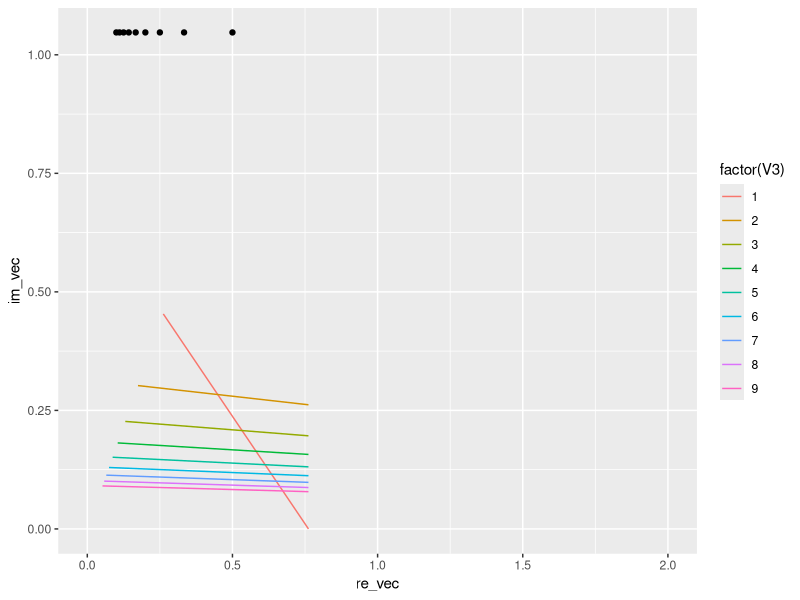

Generate this figure with R:
library(magrittr)
library(ggplot2)

re_vec <- c(1/2,1/3,1/4,1/5,
               1/6,1/7,1/8,1/9,1/10)
im_vec <- (rep(pi/3,times=length(re_vec)))

my_data <- cbind(re_vec,im_vec,1:length(re_vec)) %>% data.frame

re_vec2 <- c(1/2,1/3,1/4,1/5,
             1/6,1/7,1/8,1/9,1/10,1/11)

for (i in 1:length(re_vec)){
  my_data$x_rot[i] <- my_data$re_vec[i]*my_data$im_vec[i]*cos(pi/3)  
  my_data$y_rot[i] <- my_data$re_vec[i]*my_data$im_vec[i]*sin(pi/3)
}

my_data$x_origs <- my_data$re_vec+my_data$x_rot

my_data$y_origs <- numeric(length = 9)
for (i in 2:length(re_vec)){
  my_data$x_origs[i] <- my_data$x_origs[i-1]
  my_data$y_origs[i] <- my_data$y_rot[i]*sin(im_vec[i])
  }

ggplot(my_data)+
  geom_point(aes(x=re_vec,y=im_vec))+
  geom_segment(aes(x=x_origs, xend=x_rot,
                   y=y_origs, yend=y_rot,
                   color=factor(V3)))+
  xlim(0,2)

re_vec * im_vec

